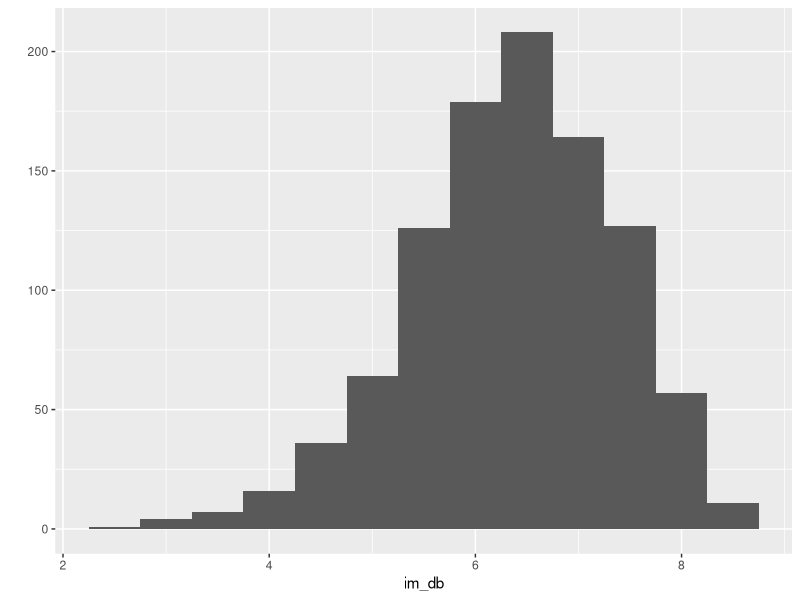
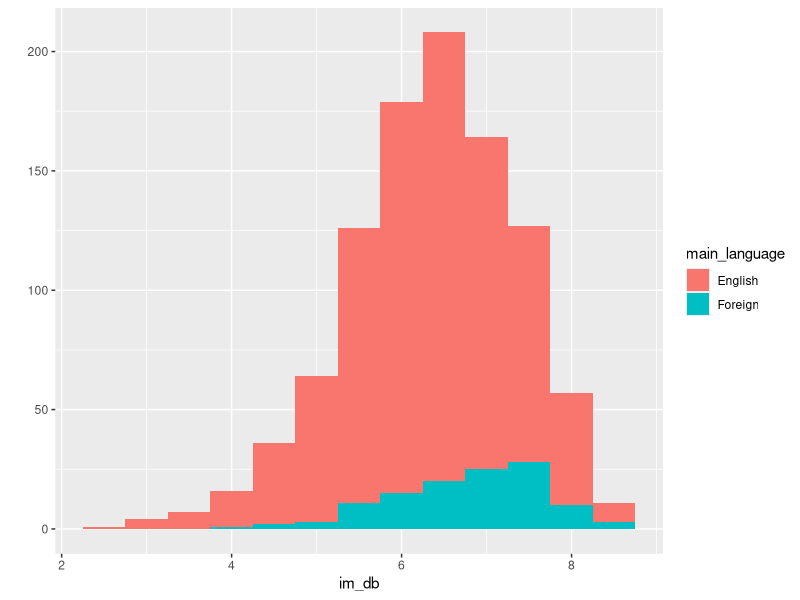
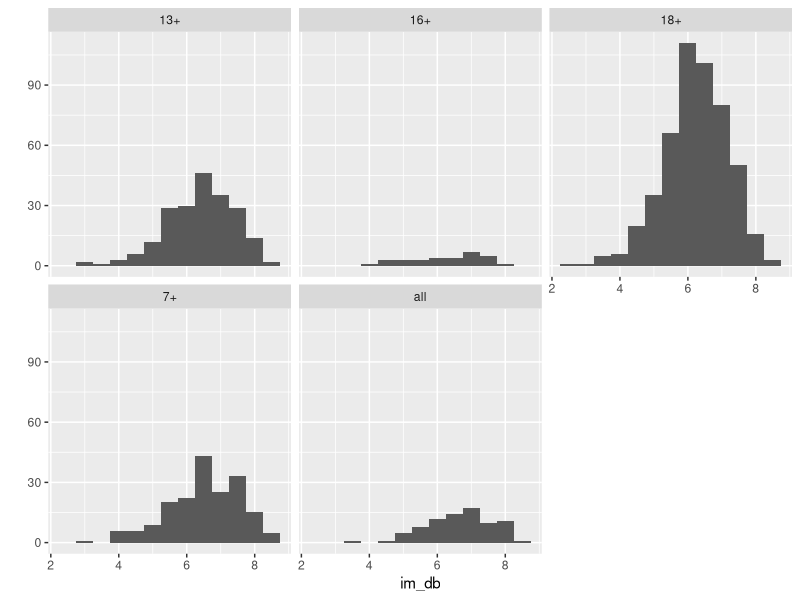
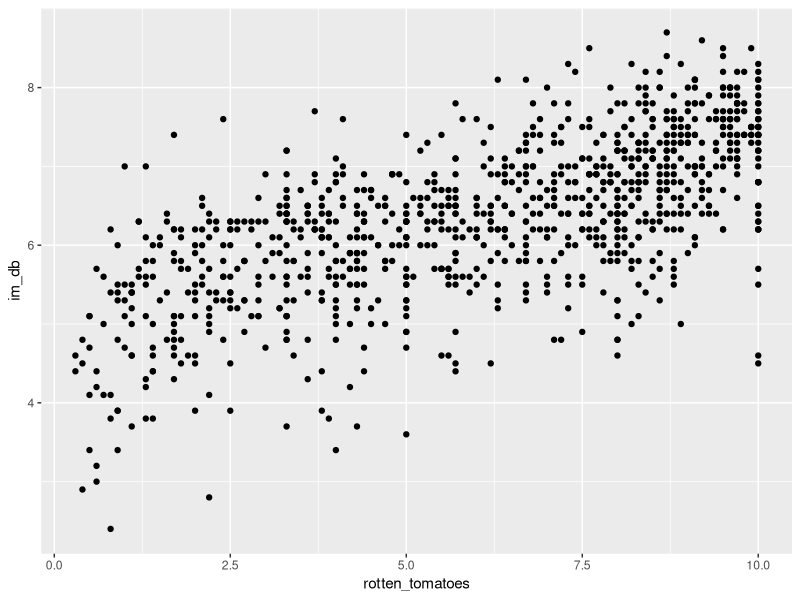
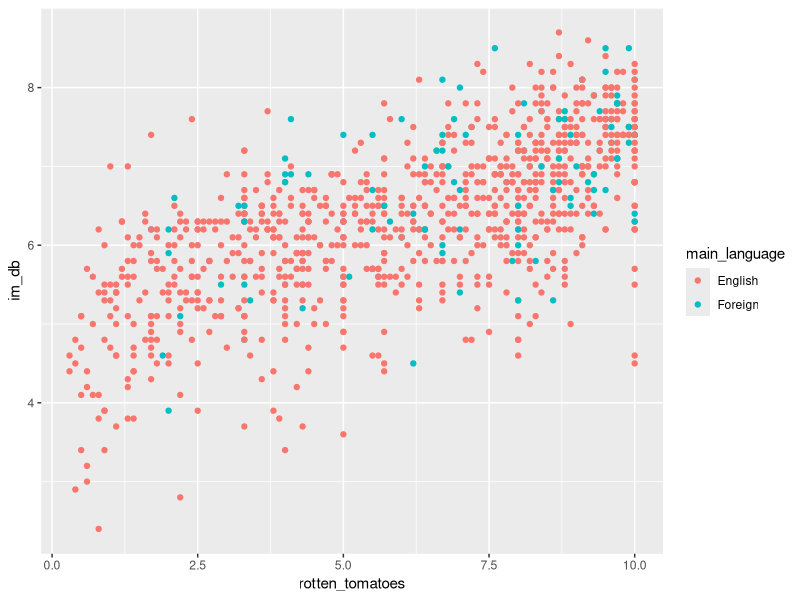
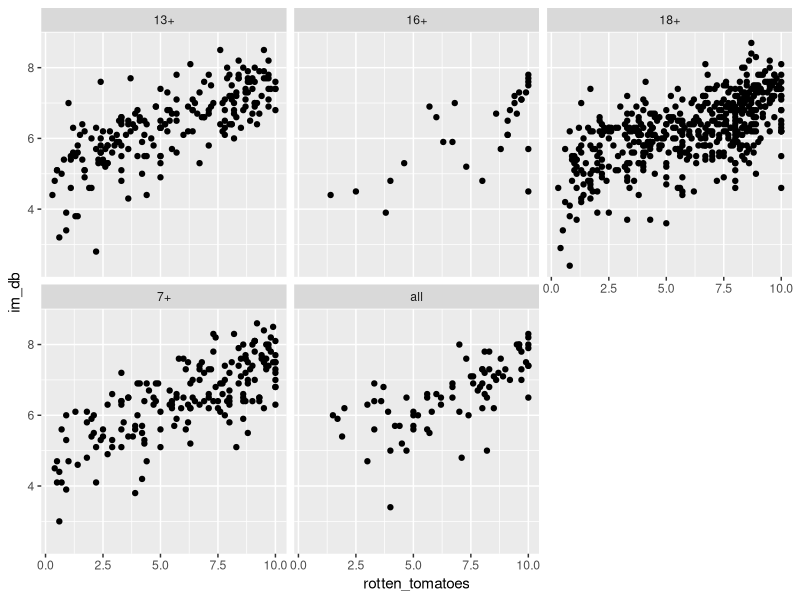
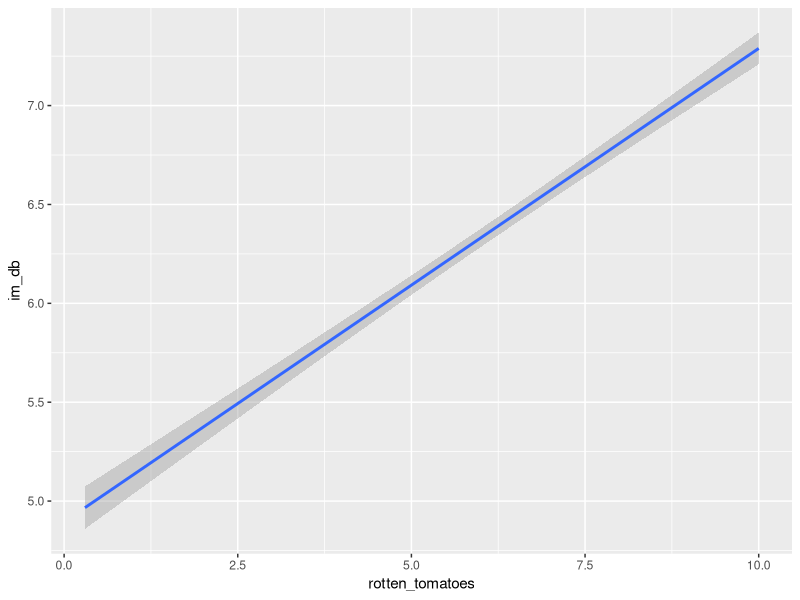
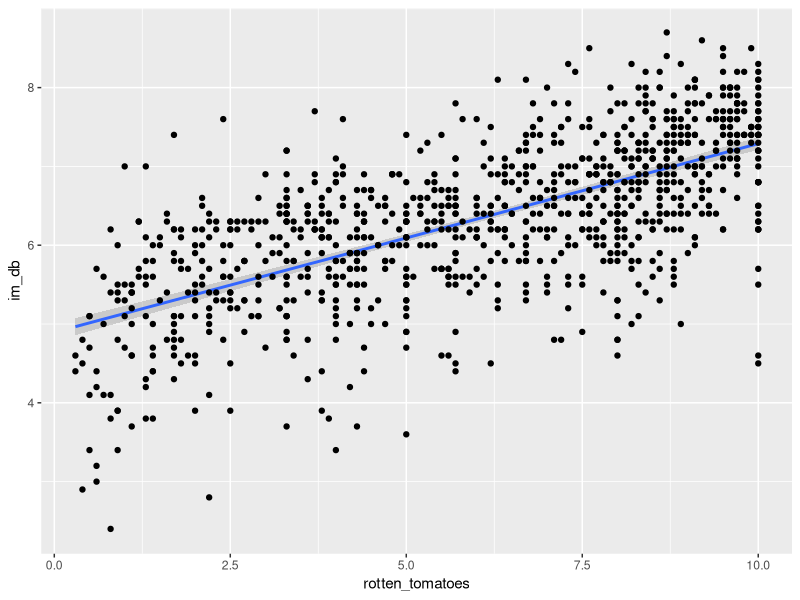

Recreate these plots in R, in order.
## ---- chunk 1
# DO NOT ALTER CODE IN THIS CHUNK
# Set knitr options
knitr::opts_chunk$set(
  echo = TRUE, eval = TRUE, fig.width = 5,
  fig.asp = 0.618, out.width = "80%", dpi = 120,
  fig.align = "center", cache = FALSE
)

# Load packages
suppressPackageStartupMessages(library(tidyverse))

# Load dataset
streaming <- read_csv("streaming.csv")
## ---- chunk 2
View(streaming)
qplot(x=im_db, binwidth=0.5, data=streaming)
## ---- chunk 3
qplot(x=im_db, binwidth=0.5, fill=main_language, data=streaming)
## ---- chunk 4
qplot(
  x = im_db, 
  binwidth = 0.5, 
  facets = ~ age,
  data = streaming)
## ---- chunk 5
qplot(x=rotten_tomatoes, y=im_db, data=streaming)
## ---- chunk 6
qplot(x=rotten_tomatoes, y=im_db, data=streaming, color=main_language)
## ---- chunk 7
qplot(x=rotten_tomatoes, y=im_db, data=streaming, facets= ~age)
## ---- chunk 8
qplot(
  x = rotten_tomatoes, 
  y = im_db, 
  geom = "smooth", 
  method = "lm", 
  data = streaming
  )
## ---- chunk 9
qplot(
  x = rotten_tomatoes, 
  y = im_db, 
  geom = c("smooth","point"), 
  method = "lm", 
  data = streaming
  )
